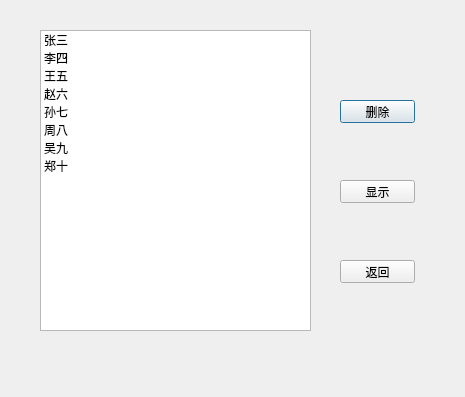
<?xml version="1.0" encoding="UTF-8"?>
<ui version="4.0">
 <class>DeleteDialog</class>
 <widget class="QDialog" name="DeleteDialog">
  <property name="geometry">
   <rect>
    <x>0</x>
    <y>0</y>
    <width>465</width>
    <height>397</height>
   </rect>
  </property>
  <property name="windowTitle">
   <string>Dialog</string>
  </property>
  <widget class="QListWidget" name="listWidget">
   <property name="geometry">
    <rect>
     <x>40</x>
     <y>30</y>
     <width>271</width>
     <height>301</height>
    </rect>
   </property>
   <item>
    <property name="text">
     <string>张三</string>
    </property>
    <property name="icon">
     <iconset resource="Resources.qrc">
      <normaloff>:/image/zhangsan.png</normaloff>:/image/zhangsan.png</iconset>
    </property>
    <property name="flags">
     <set>ItemIsSelectable|ItemIsUserCheckable|ItemIsEnabled</set>
    </property>
   </item>
   <item>
    <property name="text">
     <string>李四</string>
    </property>
    <property name="icon">
     <iconset resource="Resources.qrc">
      <normaloff>:/image/lisi.png</normaloff>:/image/lisi.png</iconset>
    </property>
    <property name="flags">
     <set>ItemIsSelectable|ItemIsUserCheckable|ItemIsEnabled</set>
    </property>
   </item>
   <item>
    <property name="text">
     <string>王五</string>
    </property>
    <property name="icon">
     <iconset resource="Resources.qrc">
      <normaloff>:/image/wangwu.png</normaloff>:/image/wangwu.png</iconset>
    </property>
    <property name="flags">
     <set>ItemIsSelectable|ItemIsUserCheckable|ItemIsEnabled</set>
    </property>
   </item>
   <item>
    <property name="text">
     <string>赵六</string>
    </property>
    <property name="icon">
     <iconset resource="Resources.qrc">
      <normaloff>:/image/zhaoliu.png</normaloff>:/image/zhaoliu.png</iconset>
    </property>
    <property name="flags">
     <set>ItemIsSelectable|ItemIsUserCheckable|ItemIsEnabled</set>
    </property>
   </item>
   <item>
    <property name="text">
     <string>孙七</string>
    </property>
    <property name="icon">
     <iconset resource="Resources.qrc">
      <normaloff>:/image/sunqi.png</normaloff>:/image/sunqi.png</iconset>
    </property>
    <property name="flags">
     <set>ItemIsSelectable|ItemIsUserCheckable|ItemIsEnabled</set>
    </property>
   </item>
   <item>
    <property name="text">
     <string>周八</string>
    </property>
    <property name="icon">
     <iconset resource="Resources.qrc">
      <normaloff>:/image/zhouba.png</normaloff>:/image/zhouba.png</iconset>
    </property>
    <property name="flags">
     <set>ItemIsSelectable|ItemIsUserCheckable|ItemIsEnabled</set>
    </property>
   </item>
   <item>
    <property name="text">
     <string>吴九</string>
    </property>
    <property name="icon">
     <iconset resource="Resources.qrc">
      <normaloff>:/image/wujiu.png</normaloff>:/image/wujiu.png</iconset>
    </property>
    <property name="flags">
     <set>ItemIsSelectable|ItemIsUserCheckable|ItemIsEnabled</set>
    </property>
   </item>
   <item>
    <property name="text">
     <string>郑十</string>
    </property>
    <property name="icon">
     <iconset resource="Resources.qrc">
      <normaloff>:/image/zhengshi.png</normaloff>:/image/zhengshi.png</iconset>
    </property>
    <property name="flags">
     <set>ItemIsSelectable|ItemIsUserCheckable|ItemIsEnabled</set>
    </property>
   </item>
  </widget>
  <widget class="QPushButton" name="DeleteButton">
   <property name="geometry">
    <rect>
     <x>340</x>
     <y>100</y>
     <width>75</width>
     <height>23</height>
    </rect>
   </property>
   <property name="text">
    <string>删除</string>
   </property>
  </widget>
  <widget class="QPushButton" name="DisPlayButton">
   <property name="geometry">
    <rect>
     <x>340</x>
     <y>180</y>
     <width>75</width>
     <height>23</height>
    </rect>
   </property>
   <property name="text">
    <string>显示</string>
   </property>
  </widget>
  <widget class="QPushButton" name="ReturnButton">
   <property name="geometry">
    <rect>
     <x>340</x>
     <y>260</y>
     <width>75</width>
     <height>23</height>
    </rect>
   </property>
   <property name="text">
    <string>返回</string>
   </property>
  </widget>
  <widget class="QLabel" name="label">
   <property name="geometry">
    <rect>
     <x>0</x>
     <y>0</y>
     <width>471</width>
     <height>401</height>
    </rect>
   </property>
   <property name="styleSheet">
    <string notr="true">border-image: url(:/image/background_meitu_2.png);</string>
   </property>
   <property name="text">
    <string/>
   </property>
  </widget>
  <zorder>label</zorder>
  <zorder>listWidget</zorder>
  <zorder>DeleteButton</zorder>
  <zorder>DisPlayButton</zorder>
  <zorder>ReturnButton</zorder>
 </widget>
 <resources>
  <include location="Resources.qrc"/>
 </resources>
 <connections/>
</ui>
